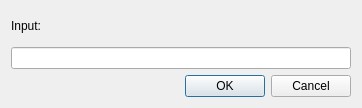
<?xml version="1.0" encoding="UTF-8"?>
<ui version="4.0">
 <class>InputDialogClass</class>
 <widget class="QDialog" name="InputDialogClass">
  <property name="geometry">
   <rect>
    <x>0</x>
    <y>0</y>
    <width>362</width>
    <height>108</height>
   </rect>
  </property>
  <property name="windowTitle">
   <string>InputDialog</string>
  </property>
  <layout class="QVBoxLayout" name="verticalLayout">
   <item>
    <layout class="QHBoxLayout" name="horizontalLayout_2">
     <item>
      <widget class="QLabel" name="labelInfo">
       <property name="text">
        <string>Input:</string>
       </property>
      </widget>
     </item>
     <item>
      <spacer name="horizontalSpacer_2">
       <property name="orientation">
        <enum>Qt::Horizontal</enum>
       </property>
       <property name="sizeHint" stdset="0">
        <size>
         <width>40</width>
         <height>20</height>
        </size>
       </property>
      </spacer>
     </item>
    </layout>
   </item>
   <item>
    <widget class="QLineEdit" name="textAddress"/>
   </item>
   <item>
    <layout class="QHBoxLayout" name="horizontalLayout">
     <item>
      <spacer name="horizontalSpacer">
       <property name="orientation">
        <enum>Qt::Horizontal</enum>
       </property>
       <property name="sizeHint" stdset="0">
        <size>
         <width>40</width>
         <height>20</height>
        </size>
       </property>
      </spacer>
     </item>
     <item>
      <widget class="QPushButton" name="buttonOK">
       <property name="text">
        <string>OK</string>
       </property>
      </widget>
     </item>
     <item>
      <widget class="QPushButton" name="buttonCancel">
       <property name="text">
        <string>Cancel</string>
       </property>
      </widget>
     </item>
    </layout>
   </item>
  </layout>
 </widget>
 <layoutdefault spacing="6" margin="11"/>
 <resources/>
 <connections>
  <connection>
   <sender>buttonOK</sender>
   <signal>clicked()</signal>
   <receiver>InputDialogClass</receiver>
   <slot>accept()</slot>
   <hints>
    <hint type="sourcelabel">
     <x>214</x>
     <y>90</y>
    </hint>
    <hint type="destinationlabel">
     <x>123</x>
     <y>86</y>
    </hint>
   </hints>
  </connection>
  <connection>
   <sender>buttonCancel</sender>
   <signal>clicked()</signal>
   <receiver>InputDialogClass</receiver>
   <slot>reject()</slot>
   <hints>
    <hint type="sourcelabel">
     <x>307</x>
     <y>81</y>
    </hint>
    <hint type="destinationlabel">
     <x>37</x>
     <y>81</y>
    </hint>
   </hints>
  </connection>
 </connections>
</ui>
